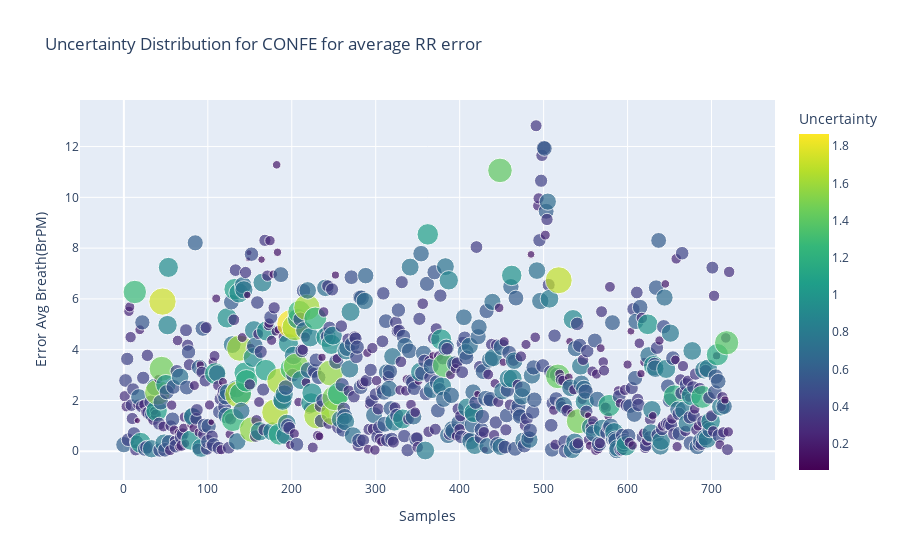
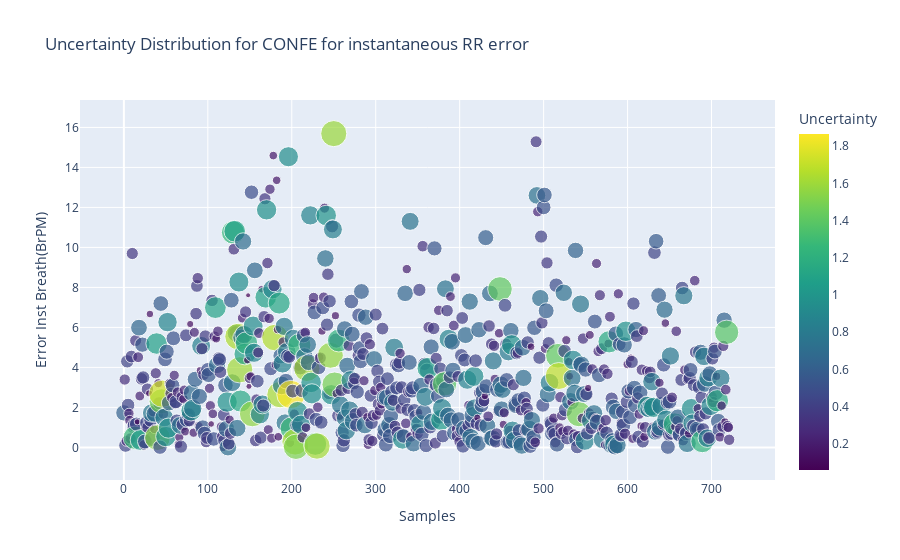

The code cell stored with these charts, in order, in its notebook:
### Code cell
if input_conf == 'confe':
    fig1 = px.scatter(data_confe,x = 'Samples', y="Error Avg Breath(BrPM)",title="Uncertainty Distribution for "+input_conf.upper()+ " for average RR error" ,
                     color="Uncertainty", color_continuous_scale=px.colors.sequential.Viridis , size = "Uncertainty")
    
    fig2 = px.scatter(data_confe,x = 'Samples', y="Error Inst Breath(BrPM)",title="Uncertainty Distribution for "+input_conf.upper()+ " for instantaneous RR error" ,
                     color="Uncertainty", color_continuous_scale=px.colors.sequential.Viridis, size = "Uncertainty")
    fig1.show()
    fig2.show()

### Figure 1 — Plotly figure (JSON) as saved in the notebook; plotly's stock layout.template omitted (floating-point values rounded to 4 significant figures; data arrays with more than 128 entries replaced by an {"elided": "..."} marker saying what was removed)
{"data": [{"hovertemplate": "Samples=%{x}<br>Error Avg Breath(BrPM)=%{y}<br>Uncertainty=%{marker.color}<extra></extra>", "legendgroup": "", "marker": {"color": {"elided": "722 float values"}, "coloraxis": "coloraxis", "size": {"elided": "722 float values"}, "sizemode": "area", "sizeref": 0.004665, "symbol": "circle"}, "mode": "markers", "name": "", "orientation": "v", "showlegend": false, "type": "scatter", "x": {"elided": "722 int values"}, "xaxis": "x", "y": {"elided": "722 float values"}, "yaxis": "y"}], "layout": {"coloraxis": {"colorbar": {"title": {"text": "Uncertainty"}}, "colorscale": [[0, "#440154"], [0.1111, "#482878"], [0.2222, "#3e4989"], [0.3333, "#31688e"], [0.4444, "#26828e"], [0.5556, "#1f9e89"], [0.6667, "#35b779"], [0.7778, "#6ece58"], [0.8889, "#b5de2b"], [1, "#fde725"]]}, "legend": {"itemsizing": "constant", "tracegroupgap": 0}, "title": {"text": "Uncertainty Distribution for CONFE for average RR error"}, "xaxis": {"anchor": "y", "domain": [0, 1], "title": {"text": "Samples"}}, "yaxis": {"anchor": "x", "domain": [0, 1], "title": {"text": "Error Avg Breath(BrPM)"}}}}

### Figure 2 — Plotly figure (JSON) as saved in the notebook; plotly's stock layout.template omitted (floating-point values rounded to 4 significant figures; data arrays with more than 128 entries replaced by an {"elided": "..."} marker saying what was removed)
{"data": [{"hovertemplate": "Samples=%{x}<br>Error Inst Breath(BrPM)=%{y}<br>Uncertainty=%{marker.color}<extra></extra>", "legendgroup": "", "marker": {"color": {"elided": "722 float values"}, "coloraxis": "coloraxis", "size": {"elided": "722 float values"}, "sizemode": "area", "sizeref": 0.004665, "symbol": "circle"}, "mode": "markers", "name": "", "orientation": "v", "showlegend": false, "type": "scatter", "x": {"elided": "722 int values"}, "xaxis": "x", "y": {"elided": "722 float values"}, "yaxis": "y"}], "layout": {"coloraxis": {"colorbar": {"title": {"text": "Uncertainty"}}, "colorscale": [[0, "#440154"], [0.1111, "#482878"], [0.2222, "#3e4989"], [0.3333, "#31688e"], [0.4444, "#26828e"], [0.5556, "#1f9e89"], [0.6667, "#35b779"], [0.7778, "#6ece58"], [0.8889, "#b5de2b"], [1, "#fde725"]]}, "legend": {"itemsizing": "constant", "tracegroupgap": 0}, "title": {"text": "Uncertainty Distribution for CONFE for instantaneous RR error"}, "xaxis": {"anchor": "y", "domain": [0, 1], "title": {"text": "Samples"}}, "yaxis": {"anchor": "x", "domain": [0, 1], "title": {"text": "Error Inst Breath(BrPM)"}}}}
